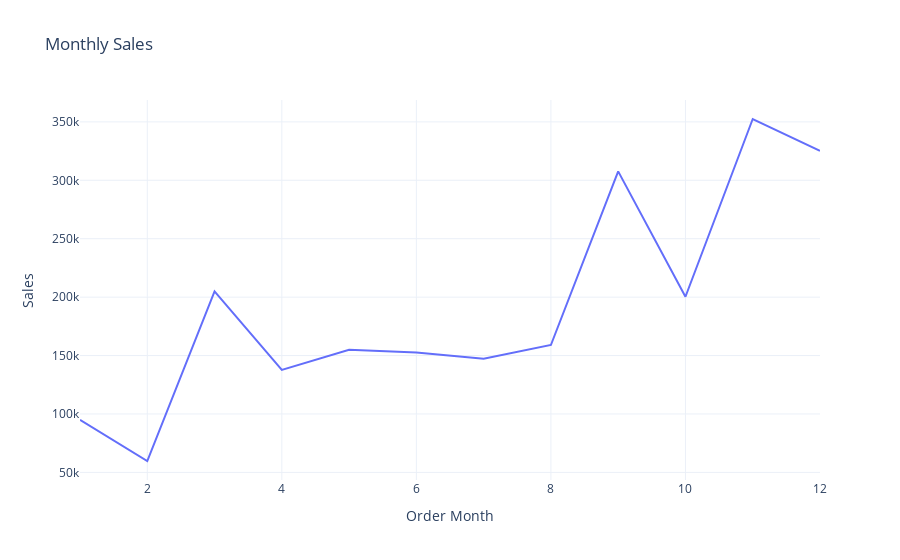

Write notebook code for a chart like this one.
### Markdown cell above
![green-divider](https://user-images.githubusercontent.com/7065401/52071924-c003ad80-2562-11e9-8297-1c6595f8a7ff.png)

## Let's take a look at the monthly sales

### Code cell
sales_by_month = df.groupby('Order Month')['Sales'].sum().reset_index()
fig = px.line(sales_by_month,
             x='Order Month',
             y='Sales', 
             title='Monthly Sales')

fig.show()

### Figure 1 — Plotly figure (JSON) as saved in the notebook; plotly's stock layout.template omitted (floating-point values rounded to 4 significant figures)
{"data": [{"hovertemplate": "Order Month=%{x}<br>Sales=%{y}<extra></extra>", "legendgroup": "", "line": {"color": "#636efa", "dash": "solid"}, "marker": {"symbol": "circle"}, "mode": "lines", "name": "", "orientation": "v", "showlegend": false, "type": "scatter", "x": [1, 2, 3, 4, 5, 6, 7, 8, 9, 10, 11, 12], "xaxis": "x", "y": [94920.0, 59750.0, 205000.0, 137800.0, 155000.0, 152700.0, 147200.0, 159000.0, 307600.0, 200300.0, 352500.0, 325300.0], "yaxis": "y"}], "layout": {"autosize": true, "dragmode": "pan", "legend": {"tracegroupgap": 0}, "title": {"text": "Monthly Sales"}, "xaxis": {"anchor": "y", "autorange": true, "domain": [0, 1], "range": [1, 12], "showspikes": false, "title": {"text": "Order Month"}, "type": "linear"}, "yaxis": {"anchor": "x", "autorange": true, "domain": [0, 1], "range": [43490.0, 368700.0], "showspikes": false, "title": {"text": "Sales"}, "type": "linear"}}}
